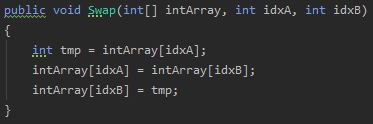
#> input picture MS539/Discussion_Arrays_vs_Lists_ArraySwapExample.JPG, 373 x 124 px
$ python -i preprocessor.py   (imports and definitions only)
#> lines starting #> are read from the running program, lines starting #| are printed output that depends on the picture; after the words box and inside, x2 and y2 are one past the last pixel; in counts of white or black regions, pixels touching at a corner belong together
### MS548/PycharmProjects/MS548_Final/input_data.py
class InputData:
    __file_path: str = None
    __image = None
    __image_grey = None
    __contours = None

    def __init__(self,
                 file_path: str,
                 image,
                 image_grey,
                 contours):
        self.__file_path = file_path
        self.__image = image
        self.__image_grey = image_grey
        self.__contours = contours

    def get_file_path(self) -> str: return self.__file_path
    def get_image(self): return self.__image
    def get_image_grey(self): return self.__image_grey
    def get_contours(self) -> []: return self.__contours

### MS548/PycharmProjects/MS548_Final/preprocessor.py
from input_data import InputData
import imutils
import cv2


class PreProcessor:
    def process(self, file_path: str) -> InputData:
        image = cv2.imread(file_path)
#> image is the input picture: shape (124, 373, 3); mean B, G, R 46.8, 46.3, 45.8
        grey = cv2.cvtColor(image, cv2.COLOR_BGR2GRAY)
        blurred = cv2.GaussianBlur(grey, (5, 5), 0)
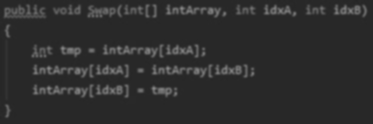
#> blurred: shape (124, 373); min 37, max 131, mean 46.2
        edges = cv2.Canny(blurred, 30, 150)
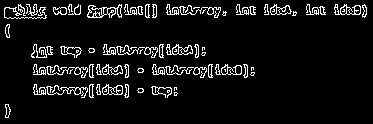
#> edges: shape (124, 373); 7.3% white in thin lines or dots, all inside (x1, y1, x2, y2) = (4, 4, 367, 118)
        contours = cv2.findContours(edges.copy(), cv2.RETR_EXTERNAL, cv2.CHAIN_APPROX_SIMPLE)
#> contours = 78 contours, 34 with area under 20; largest, box (x1, y1, x2, y2) and area: (87, 4, 122, 18) 224, (166, 44, 193, 55) 166, (334, 4, 361, 15) 152, (102, 84, 123, 95) 150, (270, 4, 292, 15) 140
        contours = imutils.grab_contours(contours)
        contours = self.sort_contours(contours)

        return InputData(file_path, image, grey, contours)

    @staticmethod
    def sort_contours(contours) -> []:
        bounding_boxes = [cv2.boundingRect(c) for c in contours]
#> bounding_boxes = 78 items, first 6: (5, 104, 6, 14), (174, 92, 4, 4), (81, 91, 3, 5), (167, 90, 3, 3), (137, 88, 7, 5), (174, 87, 3, 4)
        (contours, bounding_boxes) = zip(*sorted(
            zip(contours, bounding_boxes),
            key=lambda b: (
                round(b[1][1] / 100.0) * 100,  # order by Y bucketed to 100 pixels
                b[1][0]  # then by X
            )
        )
                                         )
#> bounding_boxes = 78 items, first 6: (4, 7, 43, 12), (5, 24, 5, 14), (18, 4, 8, 12), (26, 6, 2, 8), (26, 4, 12, 12), (31, 44, 16, 14)
        return contours

>>> result = PreProcessor().process('../../../MS539/Discussion_Arrays_vs_Lists_ArraySwapExample.JPG')

$ run again, on MS539/Discussion_Arrays_vs_Lists_ListCapacityExample.JPG
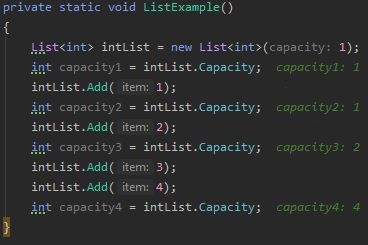
#> input picture MS539/Discussion_Arrays_vs_Lists_ListCapacityExample.JPG, 368 x 245 px
#> in process, image is the input picture: shape (245, 368, 3); mean B, G, R 47, 47, 45.3
#> in process, `blurred = cv2.GaussianBlur(grey, (5, 5), 0)`:
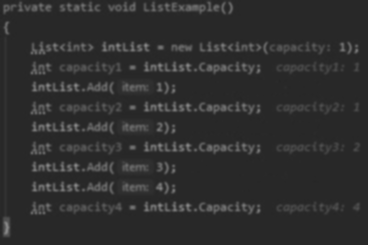
#> blurred: shape (245, 368); min 37, max 135, mean 46.5
#> in process, `edges = cv2.Canny(blurred, 30, 150)`:
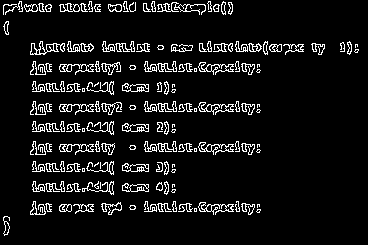
#> edges: shape (245, 368); 8.1% white in thin lines or dots
#> in process, `contours = cv2.findContours(edges.copy(), cv2.RETR_EXTERNAL, cv2.CHAIN..`: contours = 166 contours, 66 with area under 20; largest, box (x1, y1, x2, y2) and area: (30, 41, 65, 55) 211, (122, 163, 149, 172) 131, (122, 123, 149, 132) 131, (122, 83, 149, 92) 131, (122, 183, 149, 192) 128
#> in sort_contours, `bounding_boxes = [cv2.boundingRect(c) for c in contours]`: bounding_boxes = 166 items, first 6: (3, 216, 7, 20), (256, 209, 5, 4), (194, 208, 3, 4), (40, 207, 3, 6), (178, 206, 7, 6), (129, 205, 7, 5)
#> in sort_contours, `(contours, bounding_boxes) = zip(*sorted( zip(contours, bounding_boxes..`: contours = 166 contours, 66 with area under 20; largest, box (x1, y1, x2, y2) and area: (30, 41, 65, 55) 211, (122, 123, 149, 132) 131, (122, 83, 149, 92) 131, (122, 163, 149, 172) 131, (122, 183, 149, 192) 128; bounding_boxes = 166 items, first 6: (3, 21, 6, 14), (3, 4, 14, 11), (5, 1, 18, 14), (24, 4, 14, 8), (30, 41, 35, 14), (38, 3, 7, 9)

$ run again, on MS539/Discussion_IDE_ConditionalBreakpoints.JPG
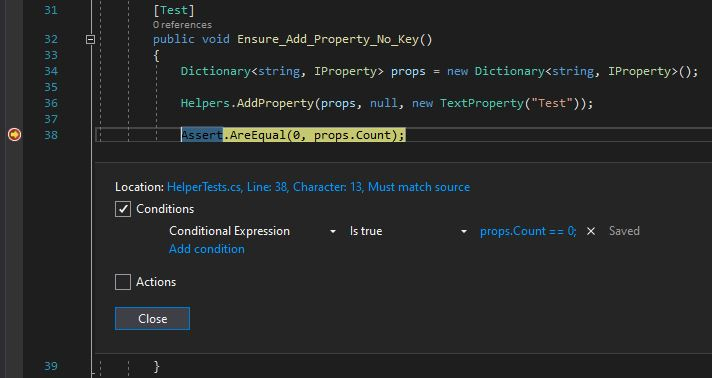
#> input picture MS539/Discussion_IDE_ConditionalBreakpoints.JPG, 712 x 378 px
#> in process, image is the input picture: shape (378, 712, 3); mean B, G, R 39.2, 39.3, 37.9
#> in process, `blurred = cv2.GaussianBlur(grey, (5, 5), 0)`:
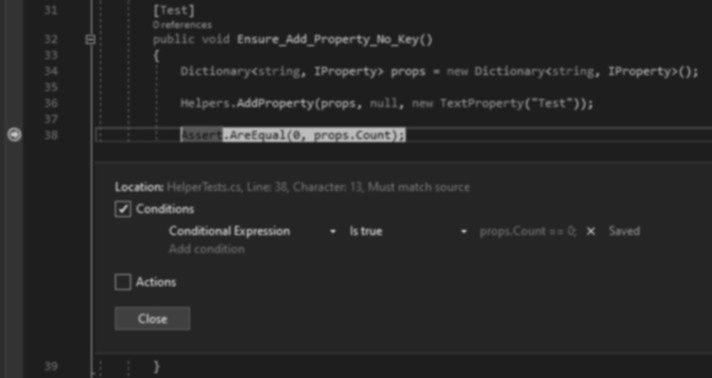
#> blurred: shape (378, 712); min 28, max 200, mean 38.9
#> in process, `edges = cv2.Canny(blurred, 30, 150)`:
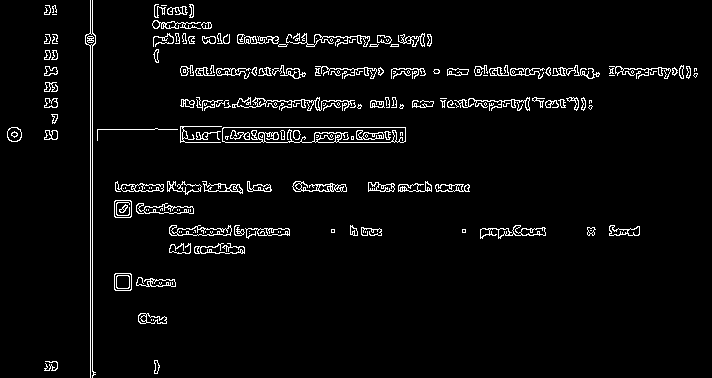
#> edges: shape (378, 712); 3.9% white in thin lines or dots
#> in process, `contours = cv2.findContours(edges.copy(), cv2.RETR_EXTERNAL, cv2.CHAIN..`: contours = 155 contours, 80 with area under 20; largest, box (x1, y1, x2, y2) and area: (222, 127, 406, 143) 2714, (169, 225, 232, 236) 393, (136, 203, 194, 214) 358, (480, 225, 546, 239) 348, (114, 273, 132, 291) 287
#> in sort_contours, `bounding_boxes = [cv2.boundingRect(c) for c in contours]`: bounding_boxes = 155 items, first 6: (44, 361, 14, 10), (154, 360, 6, 14), (138, 313, 29, 11), (136, 277, 40, 10), (114, 273, 18, 18), (194, 243, 51, 11)
#> in sort_contours, `(contours, bounding_boxes) = zip(*sorted( zip(contours, bounding_boxes..`: contours = 155 contours, 80 with area under 20; largest, box (x1, y1, x2, y2) and area: (222, 127, 406, 143) 2714, (169, 225, 232, 236) 393, (136, 203, 194, 214) 358, (480, 225, 546, 239) 348, (114, 200, 132, 218) 287; bounding_boxes = 155 items, first 6: (44, 50, 7, 10), (44, 34, 7, 10), (44, 5, 7, 10), (51, 50, 7, 10), (52, 36, 6, 8), (52, 34, 6, 8)
